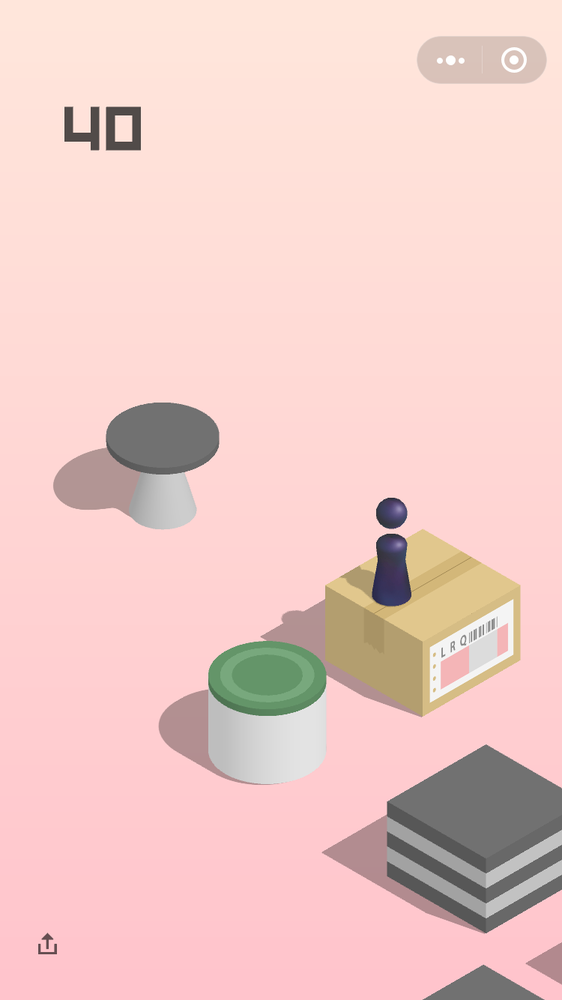
#> input picture img1121.PNG, 562 x 1000 px, shrunk from 750 x 1334 before the run
$ python imageread.py   (Python 2 division)
#> lines starting #> are read from the running program, lines starting #| are printed output that depends on the picture
#! ~/usr/bin/env python
# conding=utf-8


from PIL import Image,ImageFilter

img=Image.open('img1121.PNG');
#> img is the input picture: PIL image 562x1000 RGB; mean R, G, B 238.2, 203.1, 199.2
w,h=img.size;
#> w = 562; h = 1000
print "size width",w
#| size width 562
print "size heigh",h
#| size heigh 1000

img.save('1.jpg','jpeg');

imgcopy=Image.open('1.jpg');
# imgContour=imgcopy.filter(ImageFilter.CONTOUR);
# imgContour.save('contour.jpg','jpeg');
# imgContour.show();

imgEdge=imgcopy.filter(ImageFilter.SHARPEN);
imgEdge=imgEdge.filter(ImageFilter.SHARPEN);
imgEdge.save('edge.jpg','jpeg');

imgContour=imgEdge.filter(ImageFilter.CONTOUR);
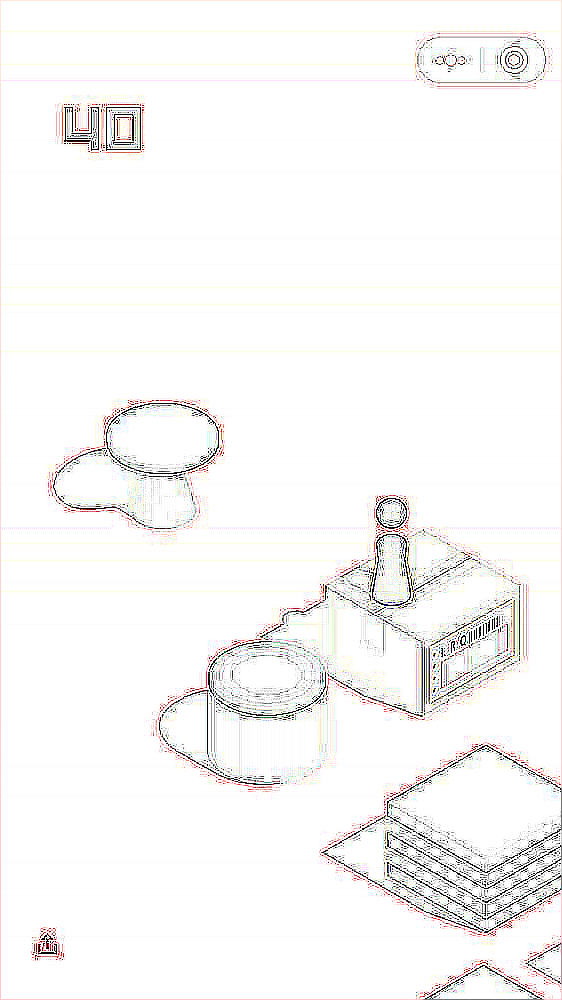
#> imgContour: PIL image 562x1000 RGB; mean R, G, B 248.7, 247.6, 247.1

imgContour.show();

# imgEdge.show();

$ run again, with img1118.PNG copied over img1121.PNG
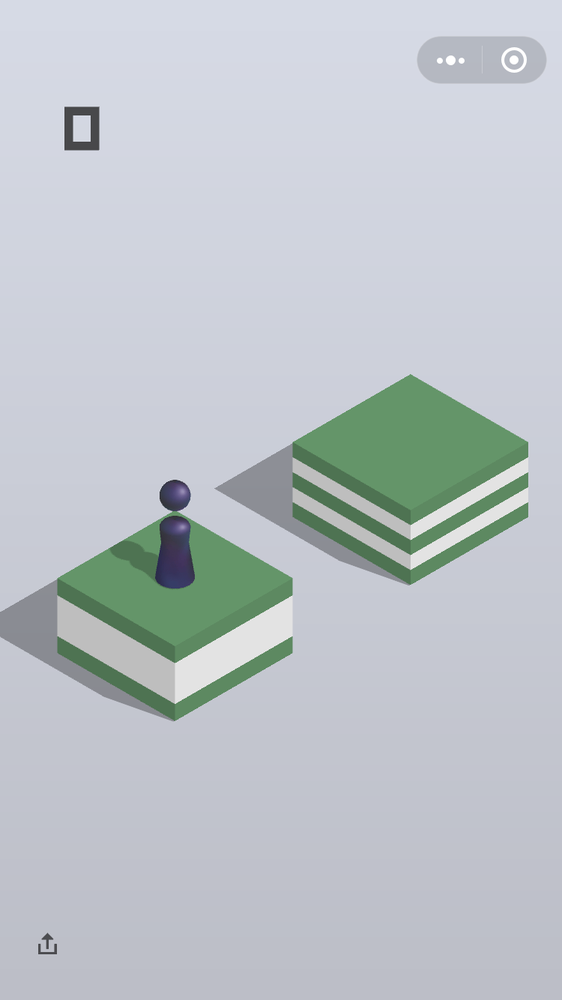
#> input picture img1118.PNG, 562 x 1000 px, shrunk from 750 x 1334 before the run
#> img is the input picture: PIL image 562x1000 RGB; mean R, G, B 189.8, 196.4, 201.7
#| size width 562
#| size heigh 1000
#> `imgContour=imgEdge.filter(ImageFilter.CONTOUR);`:
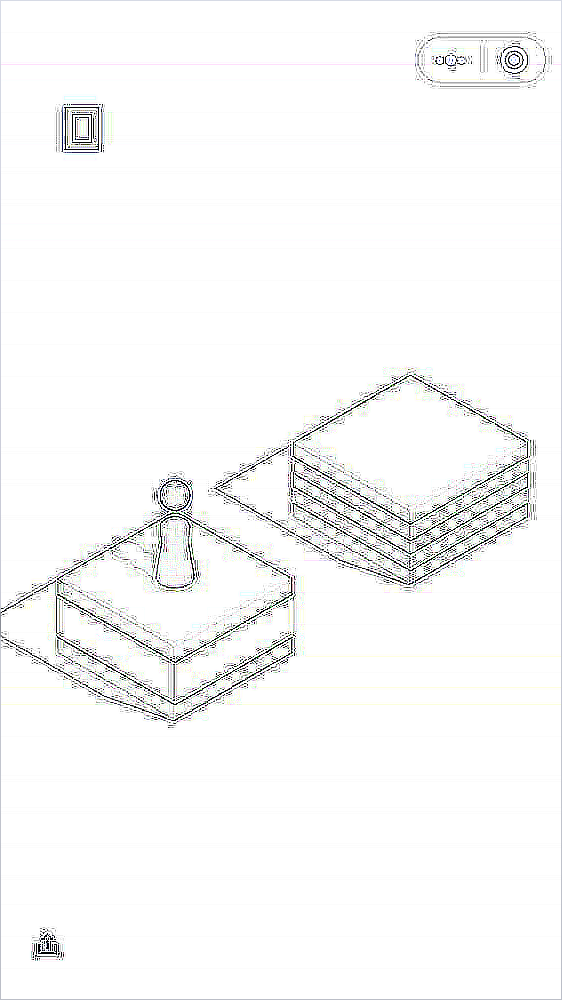
#> imgContour: PIL image 562x1000 RGB; mean R, G, B 248.4, 248.6, 248.4

$ run again, with img1119.PNG copied over img1121.PNG
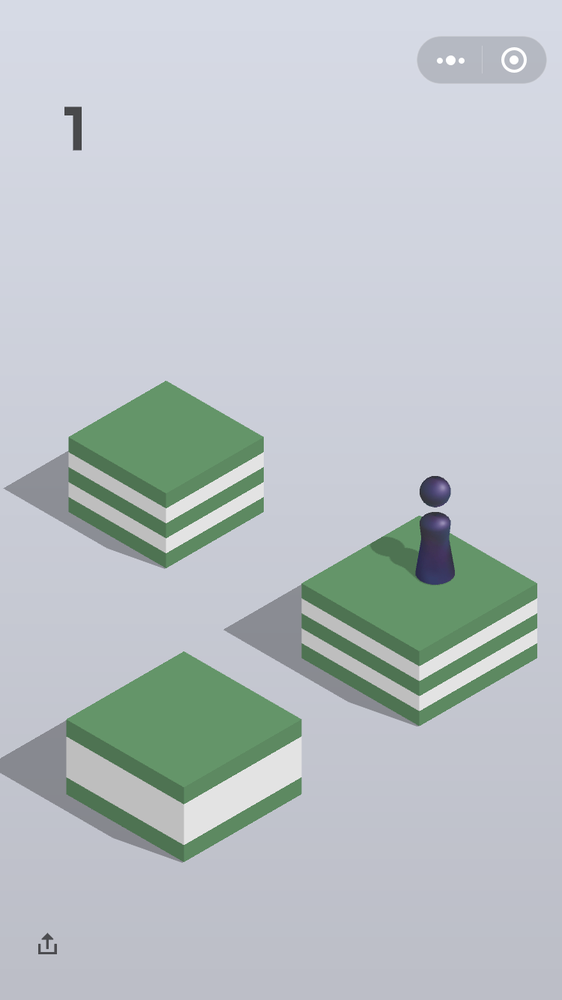
#> input picture img1119.PNG, 562 x 1000 px, shrunk from 750 x 1334 before the run
#> img is the input picture: PIL image 562x1000 RGB; mean R, G, B 186.3, 194.3, 197.8
#| size width 562
#| size heigh 1000
#> `imgContour=imgEdge.filter(ImageFilter.CONTOUR);`:
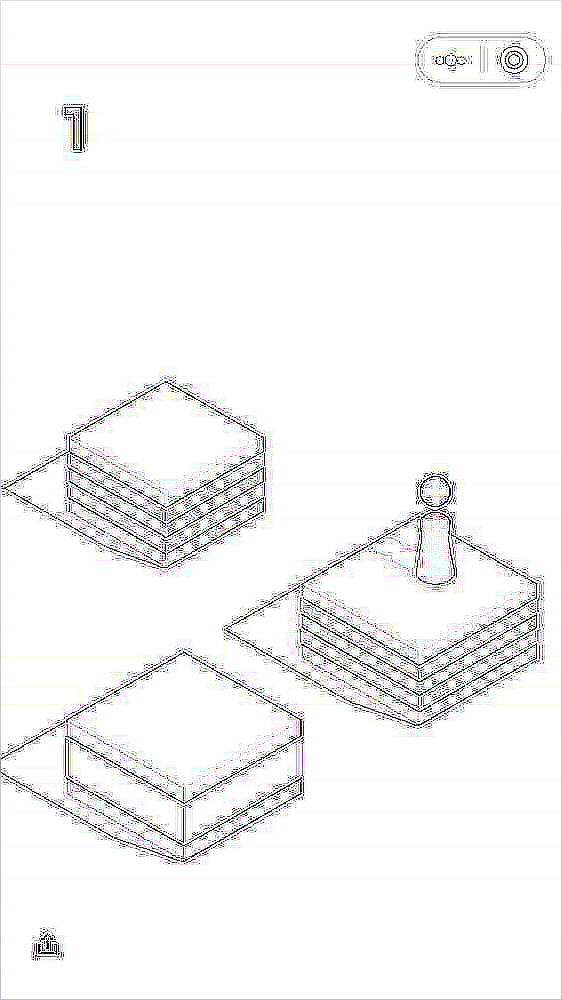
#> imgContour: PIL image 562x1000 RGB; mean R, G, B 246.2, 246.4, 246.1

$ run again, with img1120.PNG copied over img1121.PNG
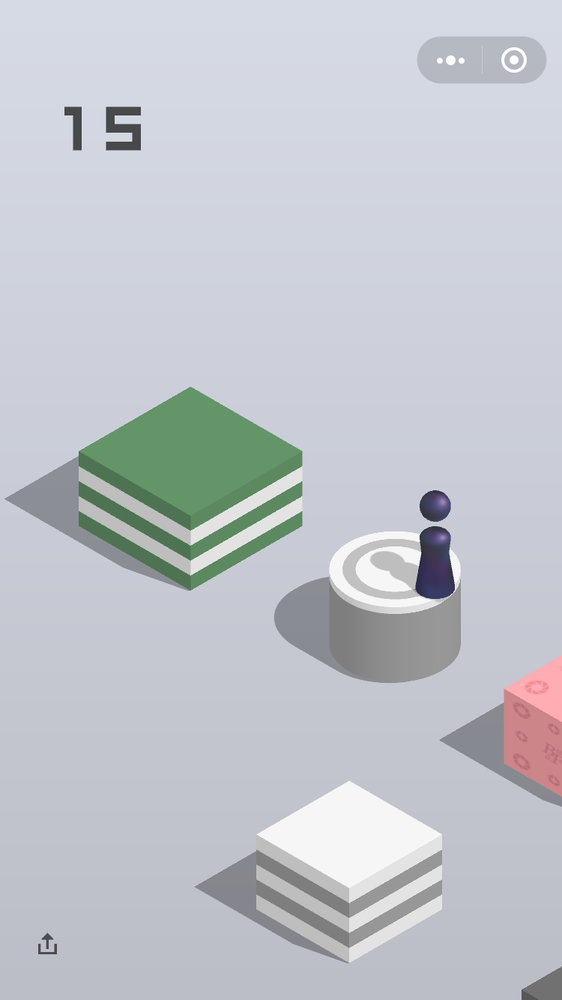
#> input picture img1120.PNG, 562 x 1000 px, shrunk from 750 x 1334 before the run
#> img is the input picture: PIL image 562x1000 RGB; mean R, G, B 193.7, 197.4, 204.3
#| size width 562
#| size heigh 1000
#> `imgContour=imgEdge.filter(ImageFilter.CONTOUR);`:
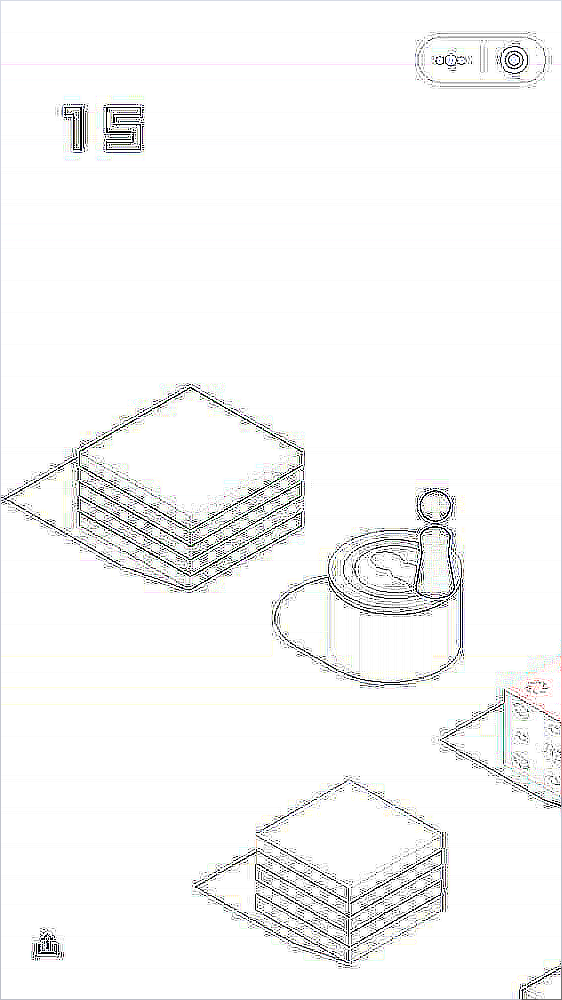
#> imgContour: PIL image 562x1000 RGB; mean R, G, B 246.8, 246.9, 246.6
